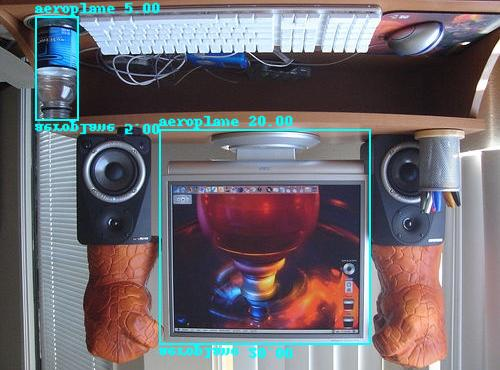
#> input picture augment_test/vertical_flip.jpg, 500 x 370 px, given in place of 2007_000559.jpg, which was not available
$ python augment.py
#> lines starting #> are read from the running program, lines starting #| are printed output that depends on the picture; pictures that were not available may be replaced by others from this repository, and a replacement may not be noted
### detection/code/visualize.py
# Visualizing model results

import numpy as np
from PIL import Image, ImageDraw, ImageFont, ImageColor

def draw_box(context, corners, color):
  """
  Draw box according to corners information
  """

  y_min, x_min, y_max, x_max = corners
  context.rectangle(xy=[(x_min, y_min), (x_max, y_max)], outline=color, width=2)

def draw_text(image, text, position, color):
  """
  Draw class name and score of a bbox
  """

  scale=1.5
  font = ImageFont.load_default()
  text_size = font.getsize(text)
  text_image = Image.new(mode="RGBA", size=text_size, color=(0, 0, 0, 0))
  context = ImageDraw.Draw(text_image)
  context.text(xy=(0, 0), text=text, font=font, fill=color)
  scaled_text = text_image.resize((round(text_image.width * scale), round(text_image.height * scale)))
  position = (round(position[0]), round(position[1] + -1 * scaled_text.height))
  image.paste(im=scaled_text, box=position, mask=scaled_text)

# [16 lines left out: function draw_detections, not called in this run]

def draw_gt_detections(save_path, image, scored_bboxes_and_names, class_id_to_name):
  # Draw all results
  context = ImageDraw.Draw(image, mode="RGBA")
  for i in range(len(scored_bboxes_and_names)):
      scored_bbox_and_name = scored_bboxes_and_names[i]
      scored_bbox = scored_bbox_and_name[0: 5]
      class_id = int(scored_bbox_and_name[5])
      class_name = class_id_to_name[class_id]
      text = "%s %1.2f" % (class_name, scored_bbox[4]) # class name + score
      color = list(ImageColor.colormap.values())[class_id + 1]
      draw_box(context=context, corners=scored_bbox[0: 4], color=color)
      draw_text(image=image, text=text, position=(scored_bbox[1], scored_bbox[0]), color=color)

  # Save the image
  image.save(save_path)

### augment_test/augment.py
import numpy as np
import imageio
from PIL import Image
import random
import cv2
import xml.etree.ElementTree as ET
import time
from skimage.util import random_noise
import copy

import sys
sys.path.append("/home/stu7/prml23_project/detection/code")
import visualize

class_id_to_name = {
    0:  "background",
    1:  "aeroplane",
    2:  "bicycle",
    3:  "bird",
    4:  "boat",
    5:  "bottle",
    6:  "bus",
    7:  "car",
    8:  "cat",
    9:  "chair",
    10: "cow",
    11: "diningtable",
    12: "dog",
    13: "horse",
    14: "motorbike",
    15: "person",
    16: "pottedplant",
    17: "sheep",
    18: "sofa",
    19: "train",
    20: "tvmonitor"
}
class_name_to_id = {class_name: class_id for (class_id, class_name) in class_id_to_name.items()}

def horizontal_flip(data, image, scored_bboxes_and_names):


    original_width, original_height = image.width, image.height

    image = image.transpose(method=Image.FLIP_TOP_BOTTOM)

    scored_bboxes_and_names_au = []
    for i in range(len(scored_bboxes_and_names)):
        scored_bbox_and_name = scored_bboxes_and_names[i]
        corners = scored_bbox_and_name[0: 4]

        corners = np.array([
            original_height - 1 -corners[2],
            corners[1],
            original_height - 1 -corners[0],
            corners[3]
        ])

        scored_bbox_and_name[0: 4] = corners

        scored_bboxes_and_names_au.append(scored_bbox_and_name)

    visualize.draw_gt_detections(save_path="/home/stu7/prml23_project/augment_test/vertical_flip.jpg",
                            image=image,
                            scored_bboxes_and_names=scored_bboxes_and_names_au,
                            class_id_to_name=class_id_to_name)


def vertical_flip(data, image, scored_bboxes_and_names):

    original_width, original_height = image.width, image.height

    image = image.transpose(method=Image.FLIP_LEFT_RIGHT)

    scored_bboxes_and_names_au = []
    for i in range(len(scored_bboxes_and_names)):
        scored_bbox_and_name = scored_bboxes_and_names[i]
        corners = scored_bbox_and_name[0: 4]

        corners = np.array([
            corners[0],
            original_width - 1 - corners[3],
            corners[2],
            original_width - 1 - corners[1]
        ])

        scored_bbox_and_name[0: 4] = corners

        scored_bboxes_and_names_au.append(scored_bbox_and_name)

    visualize.draw_gt_detections(save_path="/home/stu7/prml23_project/augment_test/horizontal_flip.jpg",
                              image=image,
                              scored_bboxes_and_names=scored_bboxes_and_names_au,
                              class_id_to_name=class_id_to_name)

def hsv(data, image, scored_bboxes_and_names):
    # Generate random enhancement amplitude
    r = np.random.uniform(-1, 1, 3) * [0.5, 0.5, 0.5] + 1
    # Change RGB to HSV
    hue, sat, val = cv2.split(cv2.cvtColor(data, cv2.COLOR_RGB2HSV))
    dtype = data.dtype
    # Generate look-table table
    x = np.arange(0, 256, dtype=np.int16)
    lut_hue = ((x * r[0]) % 180).astype(dtype)
    lut_sat = np.clip(x * r[1], 0, 255).astype(dtype)
    lut_val = np.clip(x * r[2], 0, 255).astype(dtype)
    # Perform color enhancement
    data = cv2.merge((cv2.LUT(hue, lut_hue), cv2.LUT(sat, lut_sat), cv2.LUT(val, lut_val))).astype(dtype)
    # Change HSV to RGB
    data = cv2.cvtColor(data, cv2.COLOR_HSV2RGB)
    image = Image.fromarray(data, mode = "RGB")

    visualize.draw_gt_detections(save_path="/home/stu7/prml23_project/augment_test/hsv.jpg",
                            image=image,
                            scored_bboxes_and_names=scored_bboxes_and_names,
                            class_id_to_name=class_id_to_name)

def saturation(data, image, scored_bboxes_and_names):
    data = cv2.cvtColor(data, cv2.COLOR_RGB2HSV)
    # r = np.random.uniform(0.95, 1.05)
    r = 1.5
    data[..., 1] = np.clip(data[..., 1] * r, 0, 255)
    data = cv2.cvtColor(data, cv2.COLOR_HSV2RGB)
    image = Image.fromarray(data, mode = "RGB")

    visualize.draw_gt_detections(save_path="/home/stu7/prml23_project/augment_test/saturation.jpg",
                            image=image,
                            scored_bboxes_and_names=scored_bboxes_and_names,
                            class_id_to_name=class_id_to_name)

def hue(data, image, scored_bboxes_and_names):
    data = cv2.cvtColor(data, cv2.COLOR_RGB2HSV)
    # r = np.random.uniform(-0.05, 0.05)
    r = 0.05
    data[..., 0] = np.mod(data[..., 0] + r * 180, 180)
    data = cv2.cvtColor(data, cv2.COLOR_HSV2RGB)
    image = Image.fromarray(data, mode = "RGB")

    visualize.draw_gt_detections(save_path="/home/stu7/prml23_project/augment_test/hue.jpg",
                            image=image,
                            scored_bboxes_and_names=scored_bboxes_and_names,
                            class_id_to_name=class_id_to_name)

def contrast(data, image, scored_bboxes_and_names):

    mean = data.mean(axis=0).mean(axis=0)
    # r = np.random.uniform(0.9, 1.1)
    r = 1.5
    data = np.clip((data- mean) * r + mean, 0, 255).astype(np.uint8)
    image = Image.fromarray(data, mode = "RGB")

    visualize.draw_gt_detections(save_path="/home/stu7/prml23_project/augment_test/contrast.jpg",
                            image=image,
                            scored_bboxes_and_names=scored_bboxes_and_names,
                            class_id_to_name=class_id_to_name)


def brightness(data, image, scored_bboxes_and_names):

    # r = np.random.uniform(-0.1, 0.1)
    r = -0.1
    data = np.clip(data + r * 255, 0, 255).astype(np.uint8)
    image = Image.fromarray(data, mode = "RGB")

    visualize.draw_gt_detections(save_path="/home/stu7/prml23_project/augment_test/brightness.jpg",
                            image=image,
                            scored_bboxes_and_names=scored_bboxes_and_names,
                            class_id_to_name=class_id_to_name)

def add_noise(data, image, scored_bboxes_and_names):

    data = random_noise(data, mode="gaussian", seed=int(time.time()), clip=True) * 255
    image = Image.fromarray(data, mode = "RGB")

    visualize.draw_gt_detections(save_path="/home/stu7/prml23_project/augment_test/add_noise.jpg",
                            image=image,
                            scored_bboxes_and_names=scored_bboxes_and_names,
                            class_id_to_name=class_id_to_name)

if __name__ == "__main__":
    data = imageio.imread("/home/stu7/prml23_project/augment_test/2007_000559.jpg", pilmode = "RGB")
#> data is the input picture: shape (370, 500, 3); mean R, G, B 111.9, 106.5, 112.5
    image = Image.fromarray(data, mode = "RGB")

    # Use the ElementTree to parse XML annotations
    tree = ET.parse("/home/stu7/prml23_project/augment_test/2007_000559.xml")
#> (reads augment_test/2007_000559.xml from the repository)
    root = tree.getroot()

    # Extract bbox and class information
    scored_bboxes_and_names = []
    for obj in root.findall("object"):
        # Extract class information
        class_name = obj.find("name").text
        class_id = class_name_to_id[class_name]

        # Extract bounding box information
        bndbox = obj.find("bndbox")
        # Convert to 0-based pixel coordinates
        x_min = int(bndbox.find("xmin").text) - 1
        y_min = int(bndbox.find("ymin").text) - 1
        x_max = int(bndbox.find("xmax").text) - 1
        y_max = int(bndbox.find("ymax").text) - 1
        corners = np.array([y_min, x_min, y_max, x_max]).astype(np.float32)
        # Score
        corners = np.append(corners, 1)
        # ID
        corners = np.append(corners, class_id)

        scored_bboxes_and_names.append(corners)

    visualize.draw_gt_detections(save_path="/home/stu7/prml23_project/augment_test/no_augment.jpg",
                                image=copy.deepcopy(image),
                                scored_bboxes_and_names=copy.deepcopy(scored_bboxes_and_names),
                                class_id_to_name=copy.deepcopy(class_id_to_name))
#> the loop in draw_gt_detections, `for i in range(len(scored_bboxes_and_names)):` made 2 passes
#> (scored_bbox, class_id, class_name, text, color, y_min in draw_box, x_min in draw_box, y_max in draw_box) on passes 1 to 2: ([249, 35, 353, 78, 1], 5, 'bottle', 'bottle 1.00', '#ffe4c4', 249, 35, 353), ([25, 159, 240, 370, 1], 20, 'tvmonitor', 'tvmonitor 1.00', '#00008b', 25, 159, 240)
    horizontal_flip(data=copy.deepcopy(data), image=copy.deepcopy(image), scored_bboxes_and_names=copy.deepcopy(scored_bboxes_and_names))
#> the loop in horizontal_flip, `for i in range(len(scored_bboxes_and_names)):` made 2 passes
#> corners on passes 1 to 2: [16, 35, 120, 78], [129, 159, 344, 370]
#> after the loop in horizontal_flip, `for i in range(len(scored_bboxes_and_names)):`: scored_bboxes_and_names_au = [[16, 35, 120, 78, 1, 5], [129, 159, 344, 370, 1, 20]]
#> the loop in draw_gt_detections (call 2), `for i in range(len(scored_bboxes_and_names)):` made 2 passes
#> (scored_bbox, class_id, class_name, text, color, y_min in draw_box, x_min in draw_box, y_max in draw_box) on passes 1 to 2: ([16, 35, 120, 78, 1], 5, 'bottle', 'bottle 1.00', '#ffe4c4', 16, 35, 120), ([129, 159, 344, 370, 1], 20, 'tvmonitor', 'tvmonitor 1.00', '#00008b', 129, 159, 344)
    vertical_flip(data=copy.deepcopy(data), image=copy.deepcopy(image), scored_bboxes_and_names=copy.deepcopy(scored_bboxes_and_names))
#> the loop in vertical_flip, `for i in range(len(scored_bboxes_and_names)):` made 2 passes
#> corners on passes 1 to 2: [249, 421, 353, 464], [25, 129, 240, 340]
#> after the loop in vertical_flip, `for i in range(len(scored_bboxes_and_names)):`: scored_bboxes_and_names_au = [[249, 421, 353, 464, 1, 5], [25, 129, 240, 340, 1, 20]]
#> the loop in draw_gt_detections (call 3), `for i in range(len(scored_bboxes_and_names)):` made 2 passes
#> (scored_bbox, class_id, class_name, text, color, y_min in draw_box, x_min in draw_box, y_max in draw_box) on passes 1 to 2: ([249, 421, 353, 464, 1], 5, 'bottle', 'bottle 1.00', '#ffe4c4', 249, 421, 353), ([25, 129, 240, 340, 1], 20, 'tvmonitor', 'tvmonitor 1.00', '#00008b', 25, 129, 240)
#> after the loop in draw_gt_detections (call 3), `for i in range(len(scored_bboxes_and_names)):`:
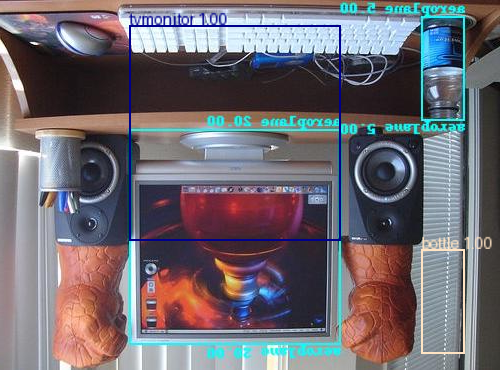
#> image: PIL image 500x370 RGB; mean R, G, B 111.1, 105.2, 112.4
    hsv(data=copy.deepcopy(data), image=copy.deepcopy(image), scored_bboxes_and_names=copy.deepcopy(scored_bboxes_and_names))
#> in hsv, `hue, sat, val = cv2.split(cv2.cvtColor(data, cv2.COLOR_RGB2HSV))`:
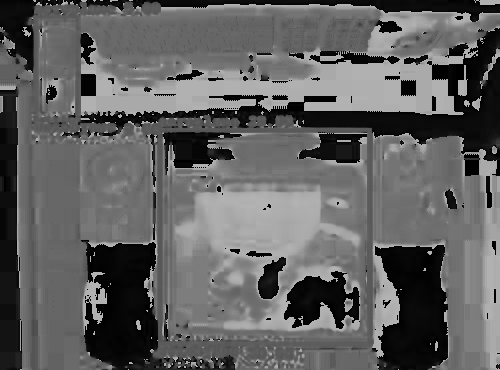
#> hue: shape (370, 500); min 0, max 179, mean 96.5
#> in hsv, `hue, sat, val = cv2.split(cv2.cvtColor(data, cv2.COLOR_RGB2HSV))`:
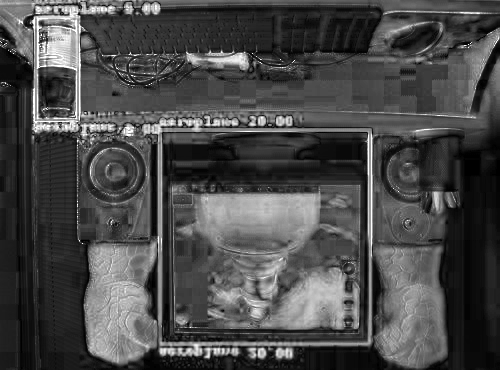
#> sat: shape (370, 500); min 0, max 255, mean 73.5
#> in hsv, `hue, sat, val = cv2.split(cv2.cvtColor(data, cv2.COLOR_RGB2HSV))`:
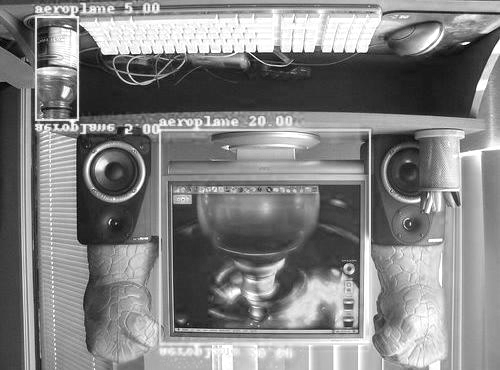
#> val: shape (370, 500); min 1, max 255, mean 129.6
#> in hsv, `data = cv2.merge((cv2.LUT(hue, lut_hue), cv2.LUT(sat, lut_sat), cv2.LU..`: data: shape (370, 500, 3); mean H, S, V 82, 88.4, 141.1
    saturation(data=copy.deepcopy(data), image=copy.deepcopy(image), scored_bboxes_and_names=copy.deepcopy(scored_bboxes_and_names))
#> in saturation, `data = cv2.cvtColor(data, cv2.COLOR_RGB2HSV)`: data: shape (370, 500, 3); mean H, S, V 96.5, 73.5, 129.6
#> in saturation, `data[..., 1] = np.clip(data[..., 1] * r, 0, 255)`: data: shape (370, 500, 3); mean H, S, V 96.5, 107.7, 129.6
    hue(data=copy.deepcopy(data), image=copy.deepcopy(image), scored_bboxes_and_names=copy.deepcopy(scored_bboxes_and_names))
#> in hue, `data[..., 0] = np.mod(data[..., 0] + r * 180, 180)`: data: shape (370, 500, 3); mean H, S, V 85.9, 73.5, 129.6
#> the loop in draw_gt_detections (call 6), `for i in range(len(scored_bboxes_and_names)):` made 2 passes
#> after the loop in draw_gt_detections (call 6), `for i in range(len(scored_bboxes_and_names)):`:
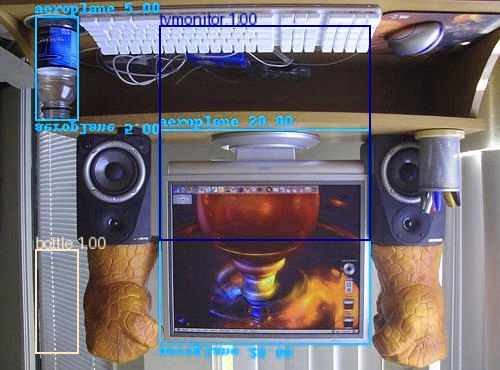
#> image: PIL image 500x370 RGB; mean R, G, B 111.7, 105, 111.5
    contrast(data=copy.deepcopy(data), image=copy.deepcopy(image), scored_bboxes_and_names=copy.deepcopy(scored_bboxes_and_names))
#> in contrast, `mean = data.mean(axis=0).mean(axis=0)`: mean = [111.9, 106.5, 112.5]
#> in contrast, `data = np.clip((data- mean) * r + mean, 0, 255).astype(np.uint8)`:
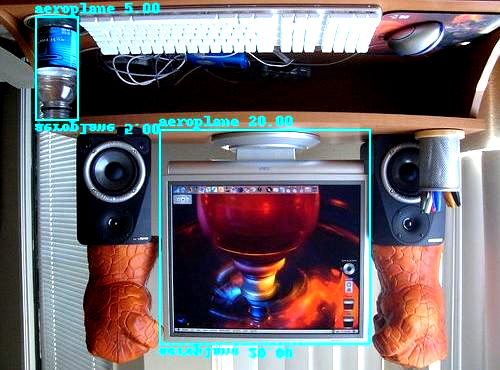
#> data: shape (370, 500, 3); mean of channels 0, 1, 2 111, 104.5, 109.1; drawn as R, G, B
    brightness(data=copy.deepcopy(data), image=copy.deepcopy(image), scored_bboxes_and_names=copy.deepcopy(scored_bboxes_and_names))
#> the loop in draw_gt_detections (call 8), `for i in range(len(scored_bboxes_and_names)):` made 2 passes
#> after the loop in draw_gt_detections (call 8), `for i in range(len(scored_bboxes_and_names)):`:
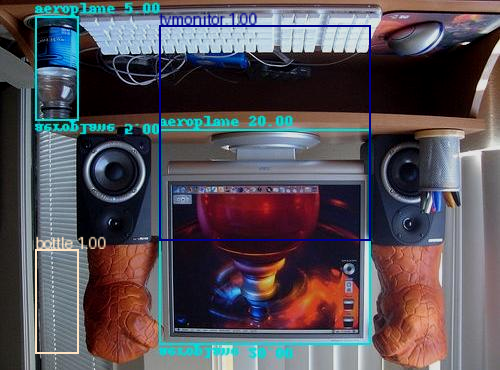
#> image: PIL image 500x370 RGB; mean R, G, B 85.8, 79.9, 87.1
    # add_noise(data=copy.deepcopy(data), image=copy.deepcopy(image), scored_bboxes_and_names=copy.deepcopy(scored_bboxes_and_names))
